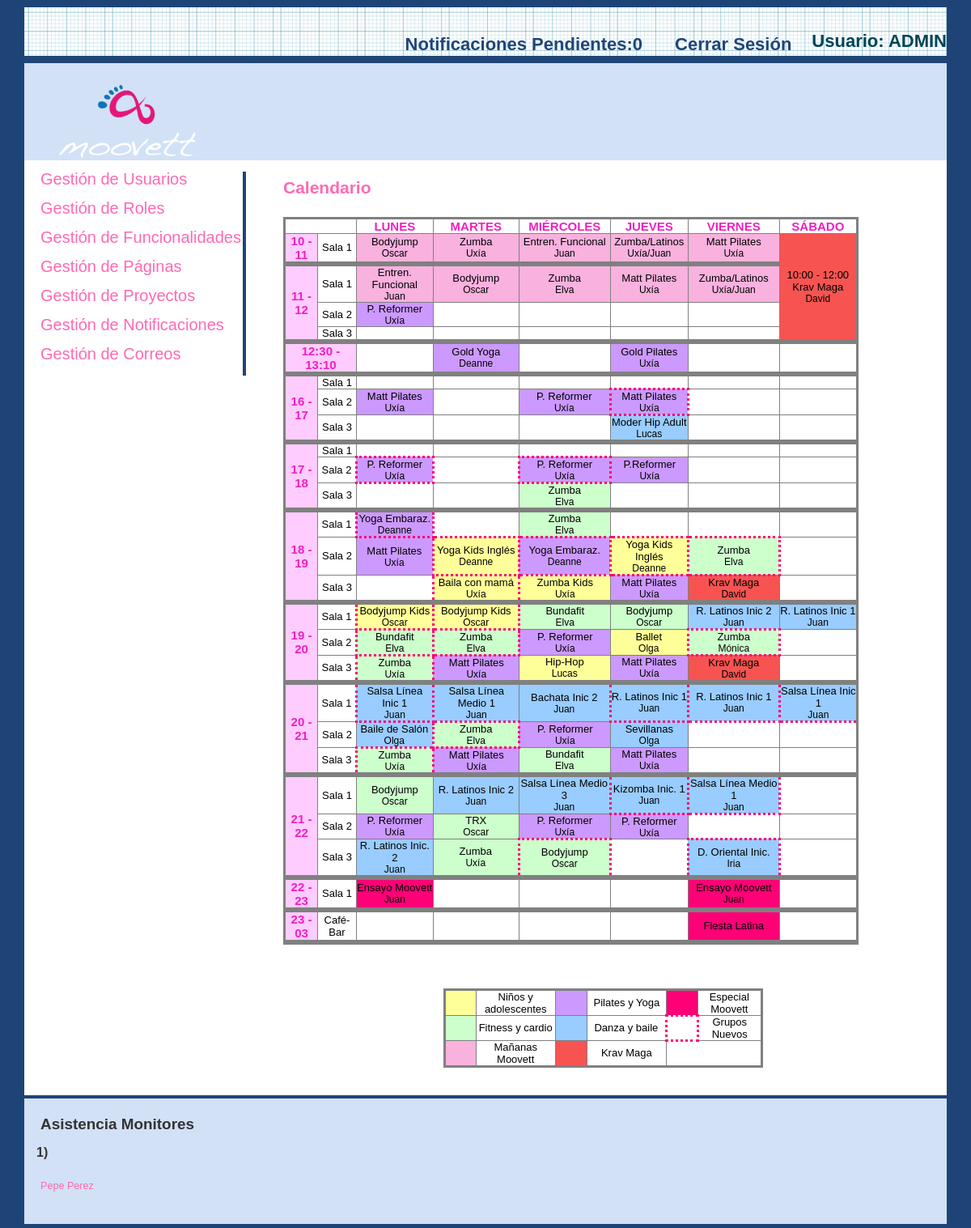
The app's page /et3_iu/Views/DEFAULT_Vista.php (signed in), older data.
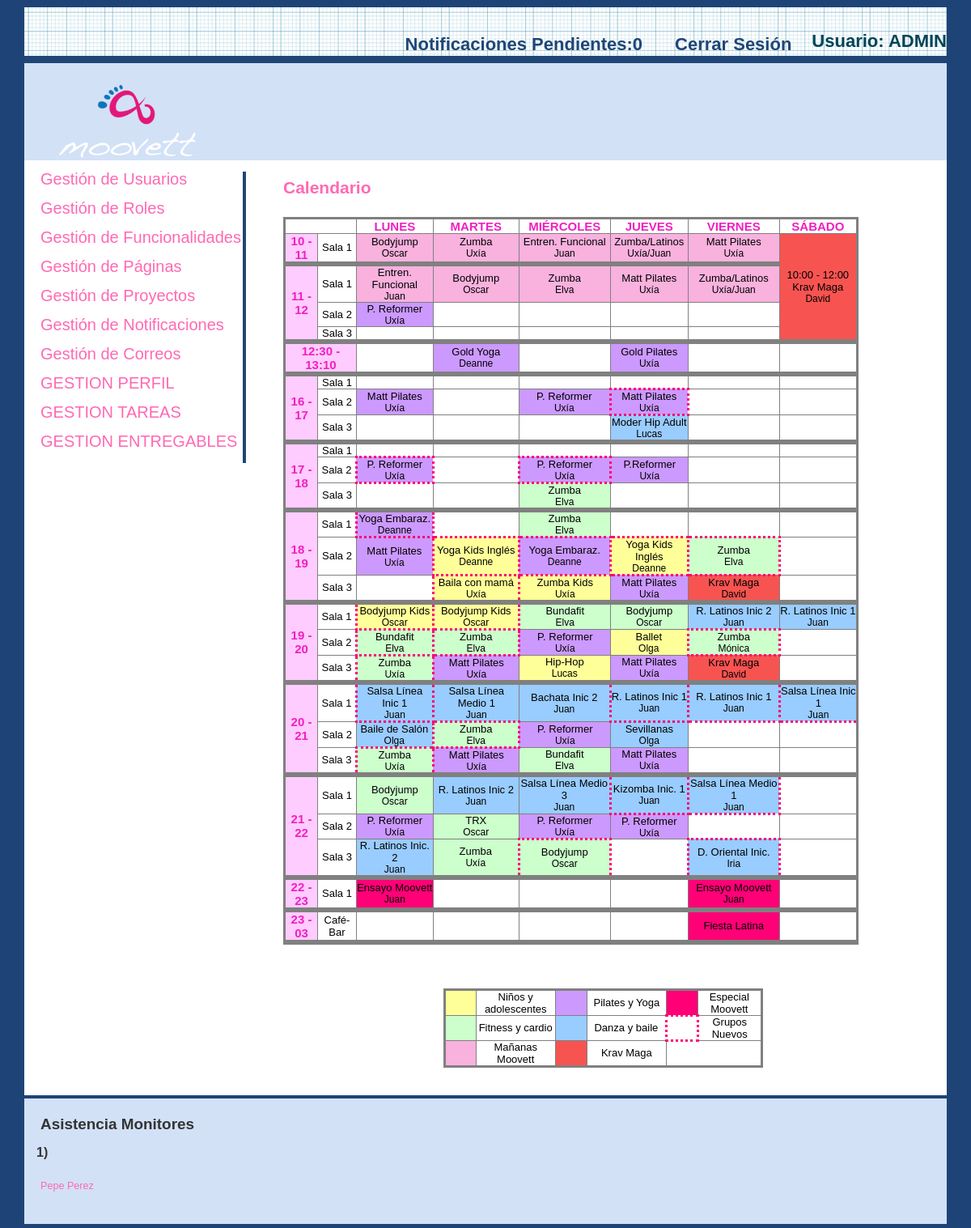
The same page, newer data.
### tables this page shows
CREATE TABLE IF NOT EXISTS `ROL_FUNCIONALIDAD` (
  `ROL_ID` int(10) NOT NULL,
  `FUNCIONALIDAD_ID` int(10) NOT NULL
);

CREATE TABLE IF NOT EXISTS `EMPLEADOS` (
  `EMP_USER` varchar(25) NOT NULL,
  `EMP_PASSWORD` varchar(128) NOT NULL,
  `EMP_NOMBRE` varchar(25) DEFAULT NULL,
  `EMP_APELLIDO` varchar(50) DEFAULT NULL,
  `EMP_EMAIL` varchar(50) DEFAULT NULL,
  `EMP_TIPO` int(10) DEFAULT NULL,
  `EMP_ESTADO` varchar(25) DEFAULT NULL
);

CREATE TABLE IF NOT EXISTS `FUNCIONALIDAD` (
`FUNCIONALIDAD_ID` int(10) NOT NULL,
  `FUNCIONALIDAD_NOM` varchar(80) NOT NULL
);

### et3_iu/Functions/InterfaceFunctions.php (called while the page is built, shortened)
<?php
function getMonitores(){
    $toret=array();
    $mysqli= new mysqli("localhost", "iu2016", "iu2016", "IU2016");
    $sql="SELECT EMP_NOMBRE, EMP_APELLIDO FROM EMPLEADOS WHERE EMP_TIPO=3 ORDER BY EMP_NOMBRE";
    $resultado=$mysqli->query($sql);
    while($tupla=$resultado->fetch_array()){
        array_push($toret,$tupla['EMP_NOMBRE']." ".$tupla['EMP_APELLIDO']);
    }
    return $toret;
}
?>

### et3_iu/Views/DEFAULT_Vista.php (the view, shortened to what the rows shown need)
<html>
<head>
    <?php
    include '../Functions/InterfaceFunctions.php';
    include '../Functions/LibraryFunctions.php';
    ?>
    <link rel="stylesheet" href="../Styles/styles.css" type="text/css" media="screen" />
    <link rel="stylesheet" href="../Styles/responstable.css" type="text/css" media="screen" />
    <link rel="stylesheet" type="text/css" href="../Styles/print.css" media="print" />
</head>
<body>
<div id="wrapper">
    <section id="main">
        <section id="content">
            <article>
                <h2><a href="../index.php"><?php echo $strings['Calendario'];?></a></h2>
                <p>
                <table class="horario">
                    <tr>
                        <th colspan="2"></th>
                        <th>Lunes</th>
                        <th>Martes</th>
                        <th>Miércoles</th>
                        <th>Jueves</th>
                        <th>Viernes</th>
                        <th>Sábado</th>
                    </tr>
                    <tr>
                        <th class="rosa">10 - 11</th>
                    </tr>
                    <tr>
                        <th class="rosa" rowspan="3">11 - 12</th>
                    </tr>
                    <tr>
                        <th class="rosa" colspan="2">12:30 - 13:10</th>
                    </tr>
                    <tr>
                        <th class="rosa" rowspan="3">16 - 17</th>
                    </tr>
                    <tr>
                        <th class="rosa" rowspan="3">17 - 18</th>
                    </tr>
                    <tr>
                        <th class="rosa" rowspan="3">18 - 19</th>
                    </tr>
                    <tr>
                        <th class="rosa" rowspan="3">19 - 20</th>
                    </tr>
                    <tr>
                        <th class="rosa" rowspan="3">20 - 21</th>
                    </tr>
                    <tr>
                        <th class="rosa" rowspan="3">21 - 22</th>
                    </tr>
                    <tr>
                        <th class="rosa">22 - 23</th>
                    </tr>
                    <tr>
                        <th class="rosa">23 - 03</th>
                    </tr>
                </table>
                <br/><br/><br/>
                </p>
            </article>
        </section>
        <aside id="sidebar">
           <?php AñadirFuncionalidades($_SESSION); ?>
        </aside>
    </section>
    <footer>
        <section  id="footer-area">
            <h2 style="margin-left:20px" ><?php echo  $strings['Asistencia Monitores'];?></h2>
            <section id="footer-outer-block">
<?php
$empleados =getMonitores();
for($u=0;$u<count($empleados);$u++){
?>
                <aside class="footer-segment">
                    <ul>
                        <h4><?php $v=$u+1; echo $v.")"; ?></h4>
                        <?php
                        echo '<li><a href="#">'.$empleados[$u].'</a></li>';
                        ?>
                    </ul>
                </aside>
               <?php } ?>
            </section>
        </section>
    </footer>
</div>
</body>
</html>

### et3_iu/Functions/LibraryFunctions.php (shortened to what the rows shown need)
<?php
function ConsultarNOMFuncionalidad($FUNCIONALIDAD_ID) {
    $mysqli = new mysqli("localhost", "iu2016", "iu2016", "IU2016");
    $sql = "SELECT FUNCIONALIDAD_NOM FROM FUNCIONALIDAD WHERE FUNCIONALIDAD_ID='" . $FUNCIONALIDAD_ID . "'";
    $result = $mysqli->query($sql)->fetch_array();
    return $result['FUNCIONALIDAD_NOM'];
}
function añadirFuncionalidades($NOM) {
    $mysqli = new mysqli("localhost", "iu2016", "iu2016", "IU2016");
    $rol = "SELECT EMP_TIPO FROM EMPLEADOS WHERE EMP_USER='" . $NOM['login'] . "'";
    $sql = "SELECT FUNCIONALIDAD_ID, ROL_ID FROM ROL_FUNCIONALIDAD WHERE ROL_ID=(" . $rol . ")";
    if (!($resultado = $mysqli->query($sql))) {
        echo 'Error en la consulta sobre la base de datos';
    } else {
        while ($fila = $resultado->fetch_array()) {
            $funcionalidad = ConsultarNOMFuncionalidad($fila['FUNCIONALIDAD_ID']);
            switch ($funcionalidad) {
                case "GESTION EMPLEADOS":
                    ?><a style="font-size:20px;" href='../Controllers/EMPLEADO_Controller.php'><?php echo $strings['Gestión de Empleados'] ?></a><br><br>  <?php
                    break;
                case "GESTION ROLES":
                    ?><a style="font-size:20px;" href='../Controllers/ROL_Controller.php'><?php echo $strings['Gestión de Roles'] ?></a><br><br> <?php
                    break;
                case "GESTION FUNCIONALIDADES":
                    ?> <a  style="font-size:20px;"href='../Controllers/FUNCIONALIDAD_Controller.php'><?php echo $strings['Gestión de Funcionalidades'] ?></a><br><br> <?php
                    break;
                case "GESTION PAGINAS":
                    ?><a style="font-size:20px;" href='../Controllers/PAGINA_Controller.php'><?php echo $strings['Gestión de Páginas'] ?></a><br><br> <?php
                    break;
                    ?><a style="font-size:20px;" href='../Controllers/EMPLEADO_Controller.php'><?php echo $strings['Consulta de Empleados'] ?></a><br><br> <?php
                case "GESTION PROYECTOS":
                    ?><a style="font-size:20px;" href='../Controllers/PROYECTO_Controller.php'><?php echo $strings['Gestión de Proyectos'] ?></a><br><br> <?php
                    break;
                  case "GESTION NOTIFICACIONES":
                     ?><a style="font-size:20px;" href='../Controllers/NOTIFICACION_Controller.php'><?php echo $strings['Gestión de Notificaciones'] ?></a><br><br> <?php
                    break;
                case "GESTION CORREOS":
                       ?><a style="font-size:20px;" href='../Controllers/CORREO_Controller.php'><?php echo $strings['Gestión de Correos'] ?></a><br><br> <?php
                      break;
                default:
                    $link = str_replace(" ", "_", ConsultarNOMFuncionalidad($fila['FUNCIONALIDAD_ID'])) . "_Controller.php";
                    echo "<a style='font-size:20px;'href='../Controllers/" . $link . "'>" . ConsultarNOMFuncionalidad($fila['FUNCIONALIDAD_ID']) . " </a><br><br>";
                    break;
            }
        }
    }
}
?>

Row changes from the older to the newer data that the page shows:
added rol_funcionalidad: FUNCIONALIDAD_ID.FUNCIONALIDAD_NOM "GESTION PERFIL"
added rol_funcionalidad: FUNCIONALIDAD_ID.FUNCIONALIDAD_NOM "GESTION TAREAS"
added rol_funcionalidad: FUNCIONALIDAD_ID.FUNCIONALIDAD_NOM "GESTION ENTREGABLES"
